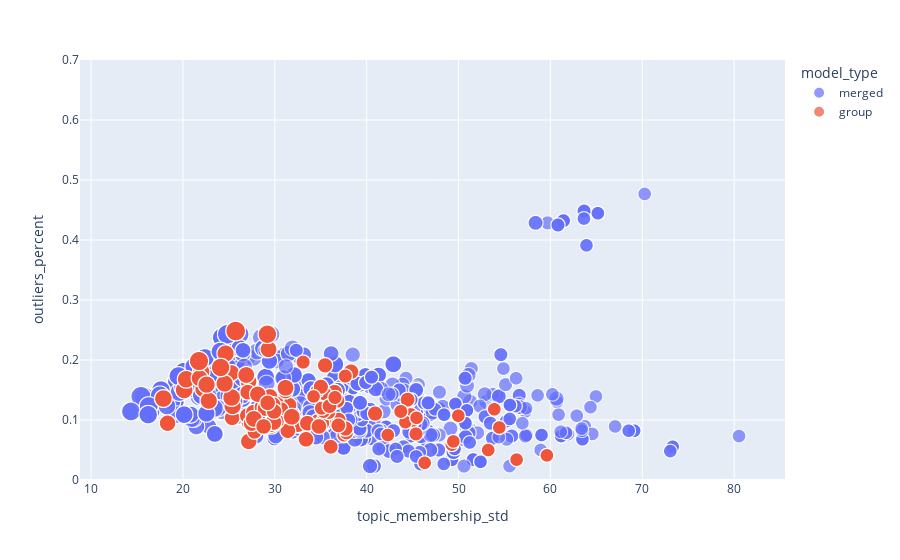

This figure's notebook cell:
### Code cell
# Assuming your 'lengthened_combined_topic_counts' DataFrame is available

fig = px.scatter(full_models.query('topic_counts > 10 '),
                 x='topic_membership_std', y='outliers_percent',
                 color='model_type', size='topic_counts',
                 hover_data=['id', 'n_components', 'n_neighbors', 'topic_membership_counts', 'min_similarity'],)

fig.update_layout(
    yaxis=dict(range=[0, 0.7]),
    hovermode='closest'
)

fig.show()
